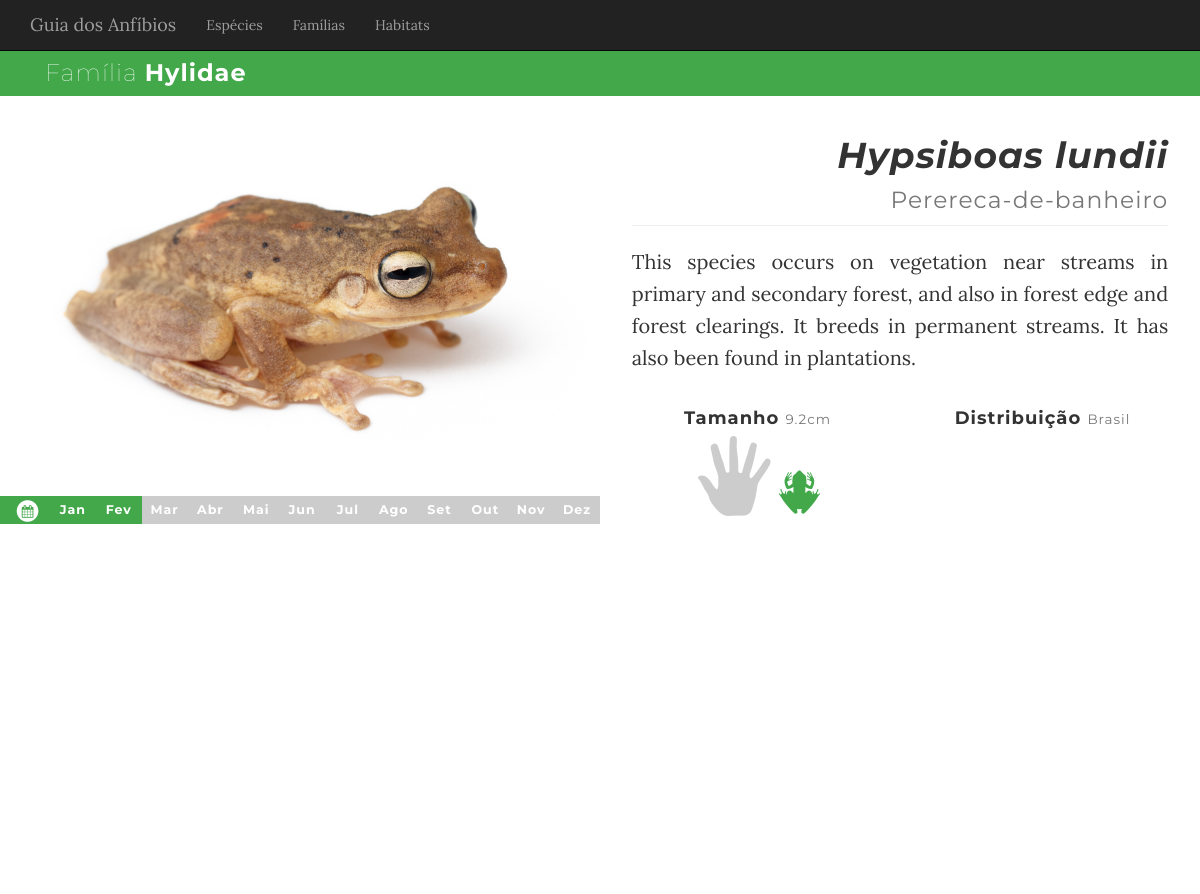
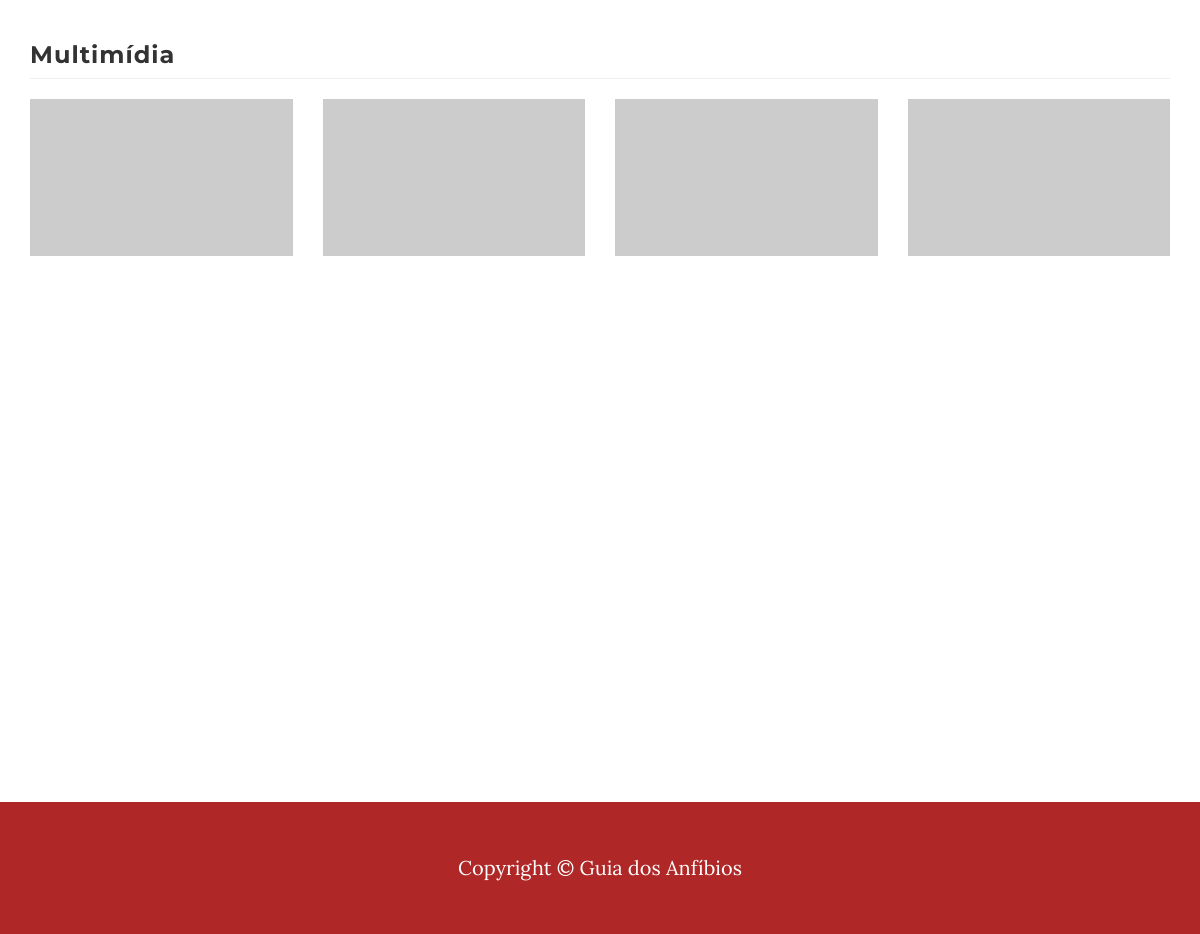
Page /hypsiboas-lundii/ on the committed database (2 pictures, top to bottom).
### speciesguide/models.py (models this page shows, shortened)
class Species(models.Model):
    def thumb(self):
        try:
            return self.media.filter(sp_prof_img=True)[0].file.url
        except:
            return "http://placehold.it/800x450"
    ACTIVITY_TIMING_CHOICES = (
        ('DIUR', 'Diurno'),
        ('NOCT', 'Noturno'),
    )
    name = models.CharField(max_length=50, verbose_name="Nome científico")
    vernacular = models.CharField(max_length=100, verbose_name="Nome Comum")
    slug = models.SlugField()
    description = models.TextField(verbose_name="Descrição")
    family = models.ForeignKey(Family, verbose_name="Família")
    size = models.FloatField(verbose_name="Tamanho", help_text="Insira o tamanho médio em centímetros")
    activity_timing = models.CharField(max_length=4,
                                       choices = ACTIVITY_TIMING_CHOICES,
                                       default = None)
    habitat = models.ManyToManyField(Habitat)
    occurrence_states = models.ManyToManyField(State, verbose_name="Estados de Ocorrência")
    occurrence_months = models.ManyToManyField(Month, related_name="month_occurring_species", verbose_name="Meses de Ocorrência")
    class Meta:
        verbose_name_plural = "Species"

class Family(models.Model):
    name = models.CharField(max_length=50, verbose_name="Família")
    slug = models.SlugField()
    description = models.TextField(verbose_name="Descrição")
    thematic_hexacolor = models.CharField(max_length=7, verbose_name="Cor Temática", help_text="cor temática da família, em hexadecimal")
    symbol = models.FilePathField()
    class Meta:
        verbose_name_plural="Families"
    def __str__(self):
        return self.name

class MediaAsset(models.Model):
    def image_thumb(self):
        return '<img src="%s" width="100" height="100" />' %(self.file.url)
    image_thumb.allow_tags=True
    MEDIA_TYPES_CHOICES = [
        ('PICT', 'Fotografia'),
        ('VIDS', 'Vídeo'),
        ('SOUN', 'Audio'),
    ]
    file = models.FileField(upload_to=sp_media_dirpath, verbose_name="Arquivo")
    species = models.ForeignKey(Species, verbose_name="Espécie", related_name='media')
    type = models.CharField(max_length=5,
                            choices = MEDIA_TYPES_CHOICES,
                            default = None, verbose_name="Tipo")
    datetime = models.DateTimeField(verbose_name="DataHorário")
    copyright = models.CharField(max_length=50, verbose_name="Autoria")
    description = models.TextField(verbose_name="Descrição")
    location = geofields.PointField(help_text=" ", verbose_name="Localidade")
    sp_prof_img = models.BooleanField(verbose_name="Foto-perfil", help_text="Esta é a foto-perfil da espécie", default=False)

class Month(models.Model):
    name = models.CharField(max_length=10)
    abbr_name = models.CharField(max_length=3)
    number = models.IntegerField(validators = [MinValueValidator(1), MaxValueValidator(12)])

### speciesguide/views.py (the view)
# urls.py: url(r'(?P<slug>.*)/$', views.SpeciesDetailView.as_view(), name='species_detail'),
class SpeciesDetailView(generic.DetailView):
    template_name='speciesguide/species_detail.html'
    context_object_name='species_detail'
    def get_queryset(self):
        return Species.objects.all()
    def get_context_data(self, **kwargs):
        context = super(SpeciesDetailView, self).get_context_data(**kwargs)
        context['occurrence_states'] = context['species_detail'].occurrence_states.all()
        context['articles'] = context['species_detail'].articles.all()
        context['months'] = Month.objects.all()
        self.getCompSizeToContext(context['species_detail'], context)
        return context
    def getCompSizeToContext(self, obj, context):
        handSize =  17 # average hand length, in cm
        renderSize = 80 # size to be rendered with, in px
        if obj.size > handSize:
            context['speciescompsize'] = renderSize
            context['handcompsize'] = (handSize/obj.size)*renderSize
        else:
            context['handcompsize'] = renderSize
            context['speciescompsize'] = (obj.size/handSize)*renderSize

### speciesguide/templates/speciesguide/species_detail.html (shortened to what this page needs)
{% extends "speciesguide/base.html" %}
{% block color-theme %}colortheme-{{species_detail.family.slug}}{% endblock %}
{% block subnav %}
	<div id="subnav" class="container-fluid subnav {{species_detail.family.slug}} bg-color">
		<div class="container">
			<div class="col-xs-12">
				<h3>Família <strong>{{species_detail.family}}</strong></h3>
			</div>
		</div>
	</div>
{% endblock %}
{% block content %}
<section id="spc-profile" class="content content-section text-center">
    <div class="container-fluid">
        <div class="row">
            <div class="col-md-6 img-fill">
                <img class="img-responsive" src="{{ species_detail.thumb }}" alt="">
                <div class="occurrence-months-ruler col-xs-12 text-center bg-color">
            		<div class="col-xs-1 icon">
            			<span class="fa-stack fa-lg">
            				<i class="fa fa-circle fa-stack-2x"></i>
            				<i class="fa fa-calendar fa-stack-1x theme-color"></i>
            			</span>
            		</div>
            		<div class="col-xs-11 months">
            		{% for mon in months %}
        			<div id="month-{{mon.number}}" class="month-item col-xs-1 {% if mon in species_detail.occurrence_months.all %}selected{% endif %}">
        				<h5>{{mon.abbr_name}}</h5>
        			</div>
            		{% endfor %}
            		</div>
                </div>
            </div>
            <div class="col-md-6">
            	<div class="col-xs-12 side-text">
	                <h1 class="page-header text-right"><em>{{species_detail.name}}</em><br/>
	                    <small>{{species_detail.vernacular}}</small>
	                </h1>
            		<p class="text-justify">{{species_detail.description}}</p>
				</div>
        		<div class="compsize col-xs-6">
        			<h4>Tamanho <small>{{species_detail.size}}cm</small></h4><br/>
	            	<i id="hand" class="sg-hand" style="font-size:{{handcompsize}}px"></i>
	            	<i id="species" class="sg-{{species_detail.family.slug}} theme-color" style="font-size:{{speciescompsize}}px"></i>
            	</div>
            	<div class="distmap col-xs-6">
					<h4>Distribuição <small>Brasil</small></h4>
            	</div>
            </div>
        </div>
</section>
<section class="content-fluid content-section">
	<div class="container">
		<div class="row">
		    <div class="col-lg-12">
		        <h3 class="page-header">Multimídia</h3>
		    </div>
		    <div class="col-sm-3 col-xs-6">
		        <a href="#">
		            <img class="img-responsive portfolio-item" src="http://placehold.it/500x300" alt="">
		        </a>
		    </div>
		    <div class="col-sm-3 col-xs-6">
		        <a href="#">
		            <img class="img-responsive portfolio-item" src="http://placehold.it/500x300" alt="">
		        </a>
		    </div>
		    <div class="col-sm-3 col-xs-6">
		        <a href="#">
		            <img class="img-responsive portfolio-item" src="http://placehold.it/500x300" alt="">
		        </a>
		    </div>
		    <div class="col-sm-3 col-xs-6">
		        <a href="#">
		            <img class="img-responsive portfolio-item" src="http://placehold.it/500x300" alt="">
		        </a>
		    </div>
		</div>
	</div>
</section>
{% endblock %}

### speciesguide/templates/speciesguide/base.html (shortened to what this page needs)
{% extends "base.html" %}
{% load staticfiles %}
{% block customstyle %}
	<link rel="stylesheet" type="text/css" href="{% static 'speciesguide/style.css' %}">
{% endblock %}
{% block customfonts %}
	<link href="{% static 'spcguide/css/spcguide.css' %}" rel="stylesheet" type="text/css">
{% endblock %}
{% block navbar%}
	<nav class="navbar navbar-inverse navbar-fixed-top" role="navigation">
        <div class="container">
            <div class="navbar-header">
                <a class="navbar-brand" href="{% url 'home' %}">Guia dos Anfíbios</a>
            </div>
            <div class="collapse navbar-collapse" id="bs-example-navbar-collapse-1">
                <ul class="nav navbar-nav">
                    <li>
                        <a href="{% url 'speciesguide:species_list' %}">Espécies</a>
                    </li>
                    <li>
                        <a href="#">Famílias</a>
                    </li>
                    <li>
                        <a href="#">Habitats</a>
                    </li>
                </ul>
            </div>
        </div>
    </nav>
    {% block subnav %}{% endblock %}
{% endblock %}

### templates/base.html (shortened to what this page needs)
{% load staticfiles %}
<!DOCTYPE html>
<html lang="en">
{% block head %}
<head>
    <link rel="stylesheet" href="{% static 'css/bootstrap.min.css' %}" >
    <link href="https://cdnjs.cloudflare.com/ajax/libs/hover.css/2.0.2/css/hover-min.css" rel="stylesheet">
    <link href="{% static 'css/grayscale.css' %}" rel="stylesheet">
	<link rel="stylesheet" type="text/css" href="{% static 'style.css' %}">
	{% block customstyle %}{% endblock %}
    <link href="{% static 'font-awesome/css/font-awesome.min.css' %}" rel="stylesheet" type="text/css">
    {% block customfonts %}{% endblock %}
</head>
{% endblock %}
<body id="page-top" data-spy="scroll" data-target=".navbar-fixed-top" class="{%block color-theme%}{%endblock%}">
	{% block navbar %}{% endblock %}
    {% block content %}{% endblock %}
    {% block footer %}
    <footer>
        <div class="container text-center">
            <p>Copyright &copy; Guia dos Anfíbios <?php echo date("Y")?></p>
        </div>
    </footer>
    {% endblock %}
</body>
</html>

### static/css/grayscale.css (style rules this page uses)
body { width: 100%; height: 100%; font-family: Lora,"Helvetica Neue",Helvetica,Arial,sans-serif; color: #fff; background-color: #000; }
html { width: 100%; height: 100%; }
h1, h2, h3, h4, h5, h6 { margin: 0 0 35px; text-transform: uppercase; font-family: Montserrat,"Helvetica Neue",Helvetica,Arial,sans-serif; font-weight: 700; letter-spacing: 1px; }
p { margin: 0 0 25px; font-size: 18px; line-height: 1.5; }
@media (min-width:768px) { p { margin: 0 0 35px; font-size: 20px; line-height: 1.6; } }
a { color: #42dca3; -webkit-transition: all .2s ease-in-out; -moz-transition: all .2s ease-in-out; transition: all .2s ease-in-out; }
.content-section { padding-top: 100px; }
@media (min-width:767px) { .content-section { padding-top: 250px; } }
footer { padding: 50px 0; }
footer p { margin: 0; }
body { webkit-tap-highlight-color: rgba(255,255,255,.2); }

### static/style.css (style rules this page uses)
body { color:#333; background-color:white; }
li { list-style-type:none; }
section.content-section { padding-top:120px; padding-bottom:80px; min-height:100vh; }
#subnav { position:relative; }
.subnav h3 { margin-top:10px; margin-bottom:10px; color:white; font-weight:100; }
footer { color:white; background-color:#B02727; }

### speciesguide/static/speciesguide/style.css (style rules this page uses)
h1, h2, h3, h4, h5, h6 { text-transform: none; }
body { padding-top: 50px; }
.portfolio-item { margin-bottom: 25px; }
section.content-section { padding-top:0px; }
div.img-fill { padding:0; }
div.side-text { padding:0 1.2em; }
.occurrence-months-ruler { padding:0; margin-bottom: 1em; }
.occurrence-months-ruler h5 { margin:0; font-size: .9em; }
.occurrence-months-ruler .icon span { font-size: .9em; margin-top:.2em; }
.occurrence-months-ruler .months { padding:0; }
.occurrence-months-ruler .month-item { padding:.5em 0; }
.occurrence-months-ruler .month-item:not(.selected) { background-color:#ccc; }
.occurrence-months-ruler #month-12 h5 { border-right:none; }
.compsize, .distmap { line-height:0px; margin-bottom:.4em; }
.compsize h4, .distmap h4 { margin-bottom:.4em; }
.compsize i#hand { color:#ccc; }
.bg-color { color:white; }
.colortheme-hylidae .bg-color { background-color: #42A84A; }
.colortheme-hylidae .theme-color { color: #42A84A; }

### static/spcguide/css/spcguide.css (style rules this page uses)
[class^="sg-"], [class*=" sg-"] { font-family: 'spc-guide' !important; speak: none; font-style: normal; font-weight: normal; font-variant: normal; text-transform: none; line-height: 1; -webkit-font-smoothing: antialiased; -moz-osx-font-smoothing: grayscale; }
.sg-hand:before { content: "\e902"; }
.sg-hylidae:before { content: "\e903"; }

### rows in the picture
Species: family "Hylidae", thumb (picture), name "Hypsiboas lundii", vernacular "Perereca-de-banheiro", description "This species occurs on vegetation near streams in primary and secondary forest, and also in forest edge and forest clearings. It breeds in permanent streams. It has also been found in plantations.", size "9.2"
Month: abbr_name "Jan"
Month: abbr_name "Fev"
Month: abbr_name "Mar"
Month: abbr_name "Abr"
Month: abbr_name "Mai"
Month: abbr_name "Jun"
Month: abbr_name "Jul"
Month: abbr_name "Ago"
Month: abbr_name "Set"
Month: abbr_name "Out"
Month: abbr_name "Nov"
Month: abbr_name "Dez"
